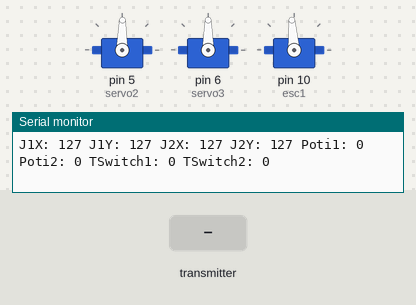
Simulated run of this sketch. Board: Arduino Uno, built with avr-gcc and run on an emulated ATmega328P. On the bench: 3 × servo, the last lines printed to the serial monitor. Inputs (shaded band) come from the test bench. No radio packets arrive unless stated.

Above: at 3.7 s.
3.8 s: the transmitter starts sending j2PotX = 0
At 5.0 s:
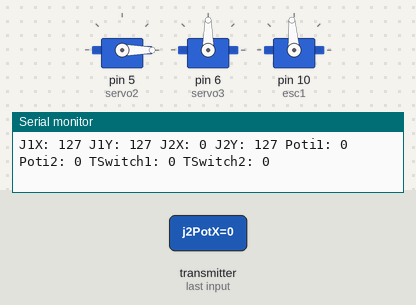
5.4 s: the transmitter starts sending j1PotY = 0
At 6.2 s:
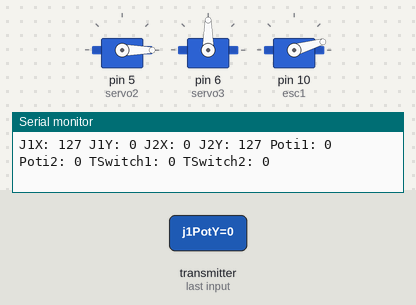
6.9 s: the transmitter starts sending tSwitch2 = 1
At 7.8 s:
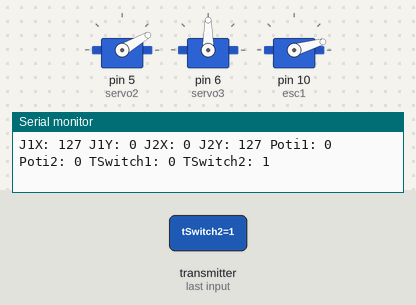
8.5 s: the transmitter starts sending j1PotY = 64
At 9.4 s:
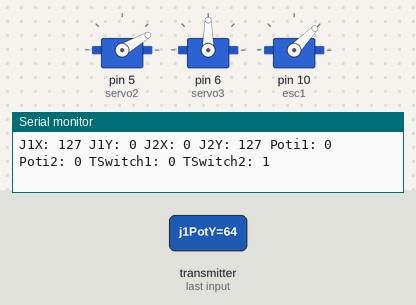
10.1 s: the transmitter starts sending j2PotX = 64
At 10.7 s:
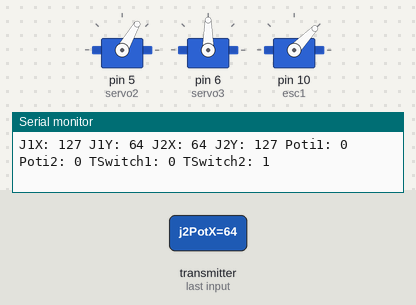
11.6 s: the transmitter starts sending tSwitch2 = 0
At 12.3 s:
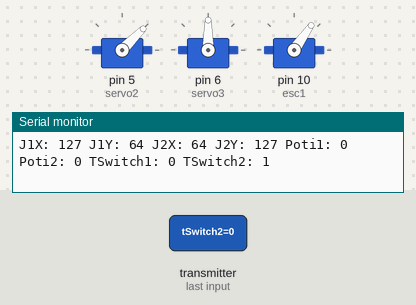
Timing chart, 0 to 14.2 s (numbered marks = the images above; inputs shaded):
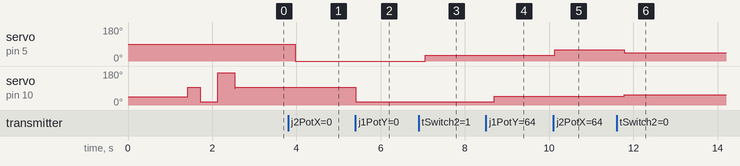

The sketch:

DIY_RC_Controller_RX_GoKart.ino
```cpp
/*
  OPENRC GoKart
  DIY RC Receiver - Servos and ESC motor control
  last change 01/2025
*/
#include <SPI.h>
#include <nRF24L01.h>
#include <RF24.h>
#include <Servo.h>
#include <elapsedMillis.h>

#define CE_PIN 3
#define CSN_PIN 2

const byte thisSlaveAddress[5] = { 'M', 'A', 'R', '2', '3' };
//{ 'R', 'x', 'A', 'A', 'A' };
RF24 radio(CE_PIN, CSN_PIN);
elapsedMillis printTime;
elapsedMillis recieveTime;
elapsedMillis checkTime;

volatile bool newData = false;
// create servo object to control the ESC
Servo servo2;  //servo2 = CH2
Servo servo3;
Servo esc1;    //ESC CH9 BEC
Servo esc2;    //ESC CH5
// Servo potservo5;
// Servo potservo6;

int servo2Value;
int servo3Value;
int btn1Value;
int btn2Value;
int esc1Value;
int esc2Value;
int tSwitch1Value;
int tSwitch2Value;
int poti1Value;
int poti2Value;


// Max size of this struct is 32 bytes - NRF24L01 buffer limit
struct Data_Package {
  byte j1PotX;
  byte j1PotY;
  byte j1Button;
  byte j2PotX;
  byte j2PotY;
  byte j2Button;
  byte poti1;
  byte poti2;
  byte tSwitch1;
  byte tSwitch2;
  byte button1;
  byte button2;
  byte button3;
  byte button4;
};
Data_Package rdata;  //Create a variable with the above structure

void setup() {

  Serial.begin(115200);
  if (!radio.begin()) {
    Serial.println(F("radio hardware is not responding!!"));
    while (1) {}  // hold in infinite loop
  }

  delay(400);
  radio.setAutoAck(true);
  radio.setDataRate(RF24_250KBPS);
  radio.setPALevel(RF24_PA_HIGH);
  //RF24_PA_MIN, RF24_PA_LOW, RF24_PA_HIGH, and RF24_PA_max.
  radio.openReadingPipe(1, thisSlaveAddress);
  delay(200);
  //radio.openReadingPipe(0, thisSlaveAddress);
  radio.startListening();
  delay(300);
  Serial.print("RX Listening on Channel: ");
  Serial.println(radio.getChannel());
  resetData();

  //RX mit 4 Kanälen von CH2 - CH5
  servo2.attach(5);  // D5 - CH2
  servo3.attach(6);  //D6 -  CH3
  esc1.attach(10, 900, 2050); // D10 - CH9 w. BEC
  //esc2.attach(8, 1000, 1500); //  D8  - CH5
  delay(200);

  //initial esc -> calibrate
  servo2.write(90);
  delay(10);
  servo3.write(90);
delay(300);
  esc1.writeMicroseconds(1500);
  delay(300);

  esc1.writeMicroseconds(1000);
  delay(10);
  esc2.writeMicroseconds(2000);
  delay(400);
  esc1.writeMicroseconds(2000);
  delay(10);
  esc2.writeMicroseconds(1000);
  delay(400);
  esc1.write(90);
  //esc1.writeMicroseconds(1500);
}
void loop() {

  if (recieveTime >= 200) {
    recieveTime = 0;

    if (radio.available()) {
      radio.read(&rdata, sizeof(Data_Package));  //Daten vom Sender werden in rdata eingelesen
      //rdata.poti1 = analogSmooth(rdata.poti1);
    } else {
      //Serial.print(":::::::");
      //while (1) {}  // hold in infinite loop TEST
    }
  }

  if (printTime >= 1000) {
    printTime = 0;
    Serial.print("J1X: ");
    Serial.print(rdata.j1PotX);
    Serial.print(" J1Y: ");
    Serial.print(rdata.j1PotY);
    Serial.print(" J2X: ");
    Serial.print(rdata.j2PotX);
    Serial.print(" J2Y: ");
    Serial.print(rdata.j2PotY);
    Serial.print(" Poti1: ");
    Serial.print(rdata.poti1);
    Serial.print(" Poti2: ");
    Serial.print(rdata.poti2);
    Serial.print(" TSwitch1: ");
    Serial.print(rdata.tSwitch1);
    Serial.print(" TSwitch2: ");
    Serial.println(rdata.tSwitch2);

  }

//Reset mit Button4
  if (rdata.button4 == 0) {
    resetData();
    Serial.println("RESET");
    delay(400);
    rdata.button4 = 1;
  }
//Begrenzung der Servos mit Toggle Switch2
  if (rdata.tSwitch2 == 1) {
    //servo1Value = map(rdata.j1PotY, 0, 255, 115, 65);  // Map the receiving value form 0 to 255 to 0 to 180(degrees), values used for controlling servos
    servo2Value = map(rdata.j2PotX, 0, 255, 30, 150);
    servo3Value = map(rdata.poti2, 0, 255, 40, 140);
    esc1Value = map(rdata.j1PotY, 0, 330, 1000, 2000);
    esc2Value = map(rdata.j1PotX, 0, 255, 2000, 800);

  } else {
    servo2Value = map(rdata.j2PotX, 0, 255, 0, 180);
    servo3Value = map(rdata.poti2, 0, 255, 20, 160);
    esc1Value = map(rdata.j1PotY, 0, 255, 1000, 2000);
    esc2Value = map(rdata.j1PotX, 0, 255, 2500, 800);
  }

  //Controlling servos
  servo2.write(servo2Value);
  //delay(1);
  //servo3.write(servo3Value);

  esc1.writeMicroseconds(esc1Value);  // Send the PWM control singal to the ESC
  delay(5);
  esc2.writeMicroseconds(esc2Value);  // Send the PWM control singal to the ESC
  delay(2);

  //servo4.write(btn1Value);
  // escValue = map(rdata.button1, 0, 255);  // Map the receiving value form 127 to 255 to  1000 to 2000, values used for controlling ESCs
}
void resetData() {
  // Reset the values when there is no radio connection - Set initial default values
  rdata.j1PotX = 127;
  rdata.j1PotY = 127;
  rdata.j2PotX = 127;
  rdata.j2PotY = 127;
  rdata.button1 = 1;
  rdata.button2 = 1;
  rdata.button3 = 1;
  rdata.button4 = 1;
  servo2.write(90);
  servo3.write(90);
  esc1.writeMicroseconds(1000);
  esc2.writeMicroseconds(1000);
}
```

Measured:
- after the input at 3.8 s, servo on pin 5 (servo2): 89° → 0° after 0.17 s
- after the input at 5.4 s, servo on pin 10 (esc1): 94° → 16° at once
- after the input at 6.9 s, servo on pin 5 (servo2): 0° → 30° after 0.15 s
- after the input at 8.5 s, servo on pin 10 (esc1): 16° → 46° after 0.20 s
- after the input at 10.1 s, servo on pin 5 (servo2): 30° → 60° at once
- after the input at 11.6 s, servo on pin 5 (servo2): 60° → 45° after 0.18 s; servo on pin 10 (esc1): 46° → 55° after 0.18 s
